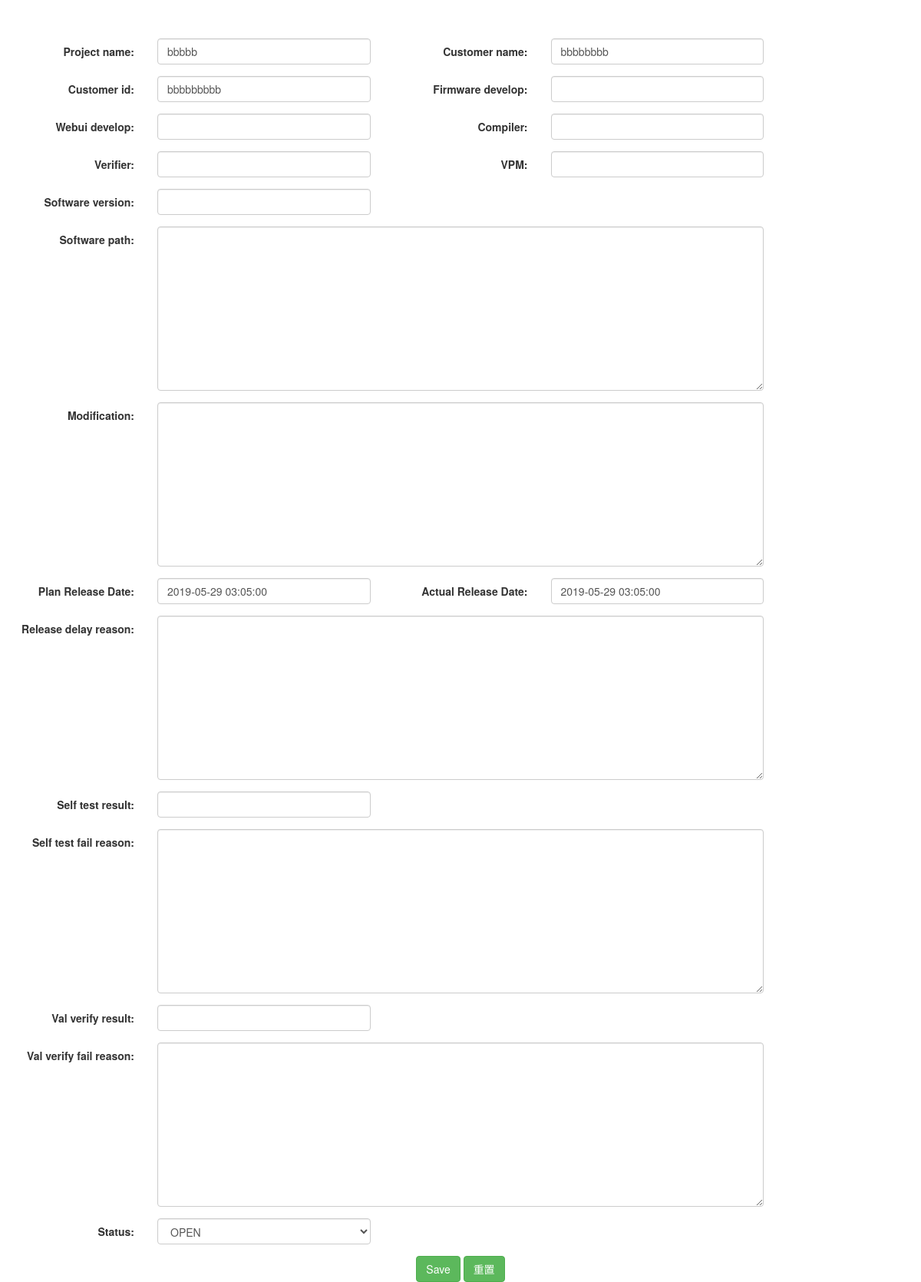
The page /edit_items/44/ on the database as committed earlier.
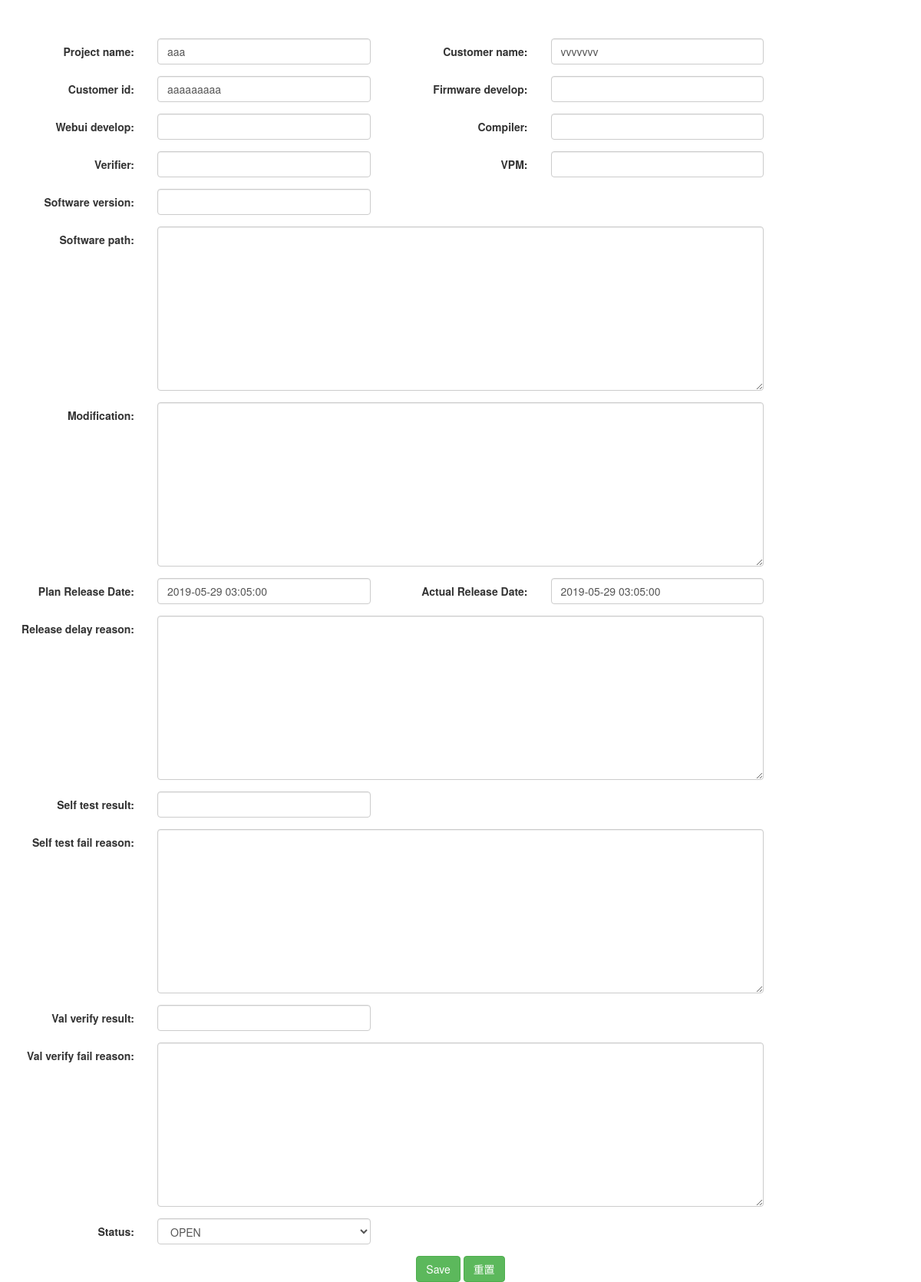
The same page on the database as committed later.
### vcmapp/models.py (models this page shows, shortened)
class ReleaseVersion(models.Model):
    status_choice = (('0', 'OPEN'), ('1', 'FINISH'))
    weekly = models.IntegerField(null=True, blank=True)
    project_name = models.CharField(max_length=20)
    customer_name = models.CharField(max_length=30)
    customer_id = models.CharField(max_length=10)
    firmware_develop = models.EmailField(null=True, blank=True)
    webui_develop = models.EmailField(null=True, blank=True)
    software_version = models.CharField(max_length=256, null=True, blank=True)
    software_path = models.TextField(null=True, blank=True)
    modification = models.TextField(null=True, blank=True)
    plan_release_date = models.DateTimeField('Plan Release Date', null=True, blank=True)
    actual_release_date = models.DateTimeField('Actual Release Date', null=True, blank=True)
    release_delay_reason = models.TextField(null=True, blank=True)
    self_test_result = models.CharField(max_length=10, null=True, blank=True)
    self_test_fail_reason = models.TextField(null=True, blank=True)
    val_verify_result = models.CharField(max_length=10, null=True, blank=True)
    val_verify_fail_reason = models.TextField(null=True, blank=True)
    create_time = models.DateTimeField(auto_now=True)
    status = models.CharField(max_length=20,choices=status_choice, default='0')
    compiler = models.EmailField(null=True, blank=True)
    verifier = models.EmailField(null=True, blank=True)
    vpm = models.EmailField(null=True, blank=True)
    class Meta:
        ordering = ['-id']

### vcmapp/views.py (the view)
# urls.py: url(r'^edit_items/(?P<id>[0-9]+)/$', views.edit_items),
def edit_items(request, id):
    ver = ReleaseVersion.objects.get(id=id)
    return render(request, "software_update.html", {"ver": ver})

### templates/software_update.html (shortened to what the changed rows need)
{% extends "base.html" %}
{% load staticfiles %}
{% block content %}
<div class="box box-danger">
    <form class="form-horizontal" id="addForm" method="post">
        <div class="box-body">
            <fieldset>
                <div class="form-group has-feedback">
                    <div class="col-sm-3">
                        <input class="form-control" id="id_project_name" maxlength="20" name="project_name" type="text" value="{{ ver.project_name }}" required />
                    </div>
                    <div class="col-sm-3">
                        <input class="form-control" id="id_customer_name" maxlength="20" name="customer_name" type="text" value="{{ ver.customer_name }}" required />
                    </div>
                </div>
                <div class="form-group has-feedback">
                    <div class="col-sm-3">
                        <input class="form-control" id="id_customer_id" maxlength="10" name="customer_id" type="text" value="{{ ver.customer_id }}" required />
                    </div>
                </div>
                <div class="form-group has-feedback">
                    <div>
                        <div class="col-sm-3">
                            <input type="text" class="form-control pull-right form_datetime" name="plan_release_date" value="{{ ver.plan_release_date |date:'Y-m-d H:m:s'}}"/>
                        </div>
                    </div>
                    <div>
                        <div class="col-sm-3">
                            <input type="text" class="form-control pull-right form_datetime" name="actual_release_date" value="{{ ver.plan_release_date |date:'Y-m-d H:m:s'}}"/>
                        </div>
                    </div>
                </div>
            </fieldset>
        </div>
    </form>
</div>
{% endblock %}

Rows that differ between the two databases and show on the page:
changed ReleaseVersion: project_name "bbbbb" → "aaa"; customer_name "bbbbbbbb" → "vvvvvvv"; customer_id "bbbbbbbbb" → "aaaaaaaaa"
